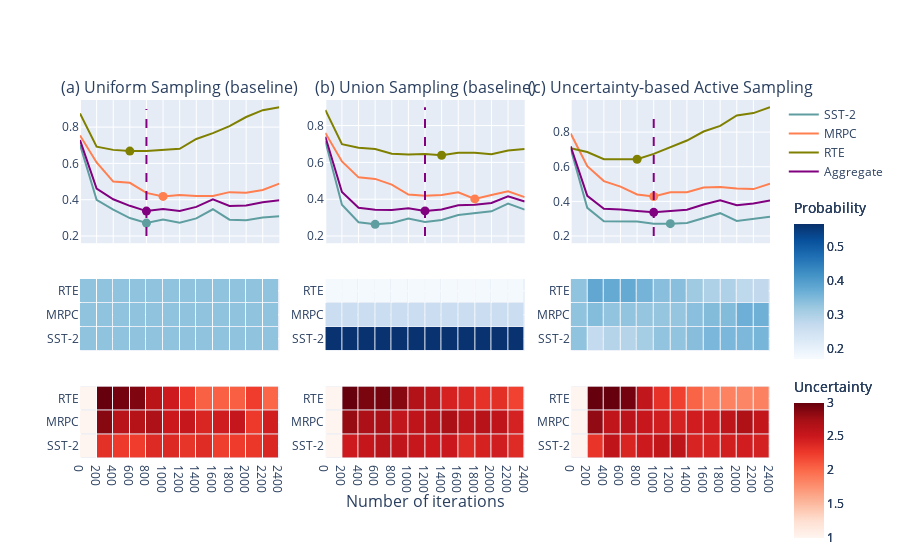

Here is the notebook cell this chart was saved with:
### Code cell
plot_heatmap(['baseline-uniform', 'baseline-data-dist', 'sampling-smoothed-r=0.5'],
             ['(a) Uniform Sampling\n(baseline)', '(b) Union Sampling\n(baseline)', '(c) Uncertainty-based\nActive Sampling'])

### Figure 1 — Plotly figure (JSON) as saved in the notebook; plotly's stock layout.template omitted (floating-point values rounded to 4 significant figures)
{"data": [{"line": {"color": "cadetblue"}, "mode": "lines", "name": "SST-2", "showlegend": true, "type": "scatter", "x": [0, 200, 400, 600, 800, 1000, 1200, 1400, 1600, 1800, 2000, 2200, 2400], "xaxis": "x", "y": [0.7031, 0.3997, 0.3451, 0.2991, 0.2714, 0.2908, 0.2734, 0.2971, 0.3475, 0.29, 0.2866, 0.3018, 0.3083], "yaxis": "y"}, {"line": {"color": "coral"}, "mode": "lines", "name": "MRPC", "showlegend": true, "type": "scatter", "x": [0, 200, 400, 600, 800, 1000, 1200, 1400, 1600, 1800, 2000, 2200, 2400], "xaxis": "x", "y": [0.7541, 0.6051, 0.4999, 0.4929, 0.4377, 0.4181, 0.426, 0.4201, 0.4202, 0.4417, 0.439, 0.4537, 0.489], "yaxis": "y"}, {"line": {"color": "olive"}, "mode": "lines", "name": "RTE", "showlegend": true, "type": "scatter", "x": [0, 200, 400, 600, 800, 1000, 1200, 1400, 1600, 1800, 2000, 2200, 2400], "xaxis": "x", "y": [0.8744, 0.692, 0.6745, 0.6676, 0.6683, 0.6721, 0.6802, 0.7344, 0.7671, 0.8049, 0.8554, 0.8933, 0.9097], "yaxis": "y"}, {"line": {"color": "purple"}, "mode": "lines", "name": "Aggregate", "showlegend": true, "type": "scatter", "x": [0, 200, 400, 600, 800, 1000, 1200, 1400, 1600, 1800, 2000, 2200, 2400], "xaxis": "x", "y": [0.7285, 0.461, 0.4025, 0.3665, 0.3375, 0.3494, 0.3384, 0.3608, 0.4017, 0.366, 0.3683, 0.3857, 0.3976], "yaxis": "y"}, {"marker": {"color": ["cadetblue", "coral", "olive", "purple"], "size": 9}, "mode": "markers", "name": "baseline-uniform minimum", "showlegend": false, "type": "scatter", "x": [800, 1000, 600, 800], "xaxis": "x", "y": [0.2714, 0.4181, 0.6676, 0.3375], "yaxis": "y"}, {"line": {"color": "purple", "dash": "dash"}, "mode": "lines", "showlegend": false, "type": "scatter", "x": [800, 800], "xaxis": "x", "y": [0.2, 0.9], "yaxis": "y"}, {"colorbar": {"len": 0.5, "title": {"text": "Probability"}, "yanchor": "middle"}, "colorscale": [[0, "rgb(247,251,255)"], [0.125, "rgb(222,235,247)"], [0.25, "rgb(198,219,239)"], [0.375, "rgb(158,202,225)"], [0.5, "rgb(107,174,214)"], [0.625, "rgb(66,146,198)"], [0.75, "rgb(33,113,181)"], [0.875, "rgb(8,81,156)"], [1, "rgb(8,48,107)"]], "hoverongaps": false, "type": "heatmap", "x": [0, 200, 400, 600, 800, 1000, 1200, 1400, 1600, 1800, 2000, 2200, 2400], "xaxis": "x4", "xgap": 1, "y": ["SST-2", "MRPC", "RTE"], "yaxis": "y4", "ygap": 1, "z": [[0.3333, 0.3333, 0.3333, 0.3333, 0.3333, 0.3333, 0.3333, 0.3333, 0.3333, 0.3333, 0.3333, 0.3333], [0.3333, 0.3333, 0.3333, 0.3333, 0.3333, 0.3333, 0.3333, 0.3333, 0.3333, 0.3333, 0.3333, 0.3333], [0.3333, 0.3333, 0.3333, 0.3333, 0.3333, 0.3333, 0.3333, 0.3333, 0.3333, 0.3333, 0.3333, 0.3333]], "zmax": 0.57, "zmin": 0.17}, {"colorbar": {"len": 0.5, "title": {"text": "Uncertainty"}, "y": 0}, "colorscale": [[0, "rgb(255,245,240)"], [0.125, "rgb(254,224,210)"], [0.25, "rgb(252,187,161)"], [0.375, "rgb(252,146,114)"], [0.5, "rgb(251,106,74)"], [0.625, "rgb(239,59,44)"], [0.75, "rgb(203,24,29)"], [0.875, "rgb(165,15,21)"], [1, "rgb(103,0,13)"]], "hoverongaps": false, "type": "heatmap", "x": [0, 200, 400, 600, 800, 1000, 1200, 1400, 1600, 1800, 2000, 2200, 2400], "xaxis": "x7", "xgap": 1, "y": ["SST-2", "MRPC", "RTE"], "yaxis": "y7", "ygap": 1, "z": [[1, 2.324, 2.258, 2.243, 2.373, 2.377, 2.296, 2.36, 2.233, 2.251, 2.276, 2.394], [1, 2.866, 2.623, 2.645, 2.693, 2.509, 2.534, 2.401, 2.473, 2.544, 2.263, 2.465], [1, 3.056, 2.945, 2.902, 2.614, 2.483, 2.256, 2.049, 2.051, 2.056, 2.246, 2.023]], "zmax": 3, "zmin": 1}, {"line": {"color": "cadetblue"}, "mode": "lines", "name": "SST-2", "showlegend": false, "type": "scatter", "x": [0, 200, 400, 600, 800, 1000, 1200, 1400, 1600, 1800, 2000, 2200, 2400], "xaxis": "x2", "y": [0.7154, 0.3699, 0.2749, 0.2636, 0.2714, 0.2956, 0.2769, 0.2875, 0.3142, 0.3238, 0.3341, 0.3763, 0.3438], "yaxis": "y2"}, {"line": {"color": "coral"}, "mode": "lines", "name": "MRPC", "showlegend": false, "type": "scatter", "x": [0, 200, 400, 600, 800, 1000, 1200, 1400, 1600, 1800, 2000, 2200, 2400], "xaxis": "x2", "y": [0.7602, 0.605, 0.5186, 0.5105, 0.4793, 0.425, 0.4185, 0.4229, 0.4374, 0.4018, 0.423, 0.4434, 0.4117], "yaxis": "y2"}, {"line": {"color": "olive"}, "mode": "lines", "name": "RTE", "showlegend": false, "type": "scatter", "x": [0, 200, 400, 600, 800, 1000, 1200, 1400, 1600, 1800, 2000, 2200, 2400], "xaxis": "x2", "y": [0.8847, 0.6988, 0.6797, 0.6727, 0.6476, 0.6432, 0.6455, 0.639, 0.6518, 0.6522, 0.6442, 0.6642, 0.6727], "yaxis": "y2"}, {"line": {"color": "purple"}, "mode": "lines", "name": "Aggregate", "showlegend": false, "type": "scatter", "x": [0, 200, 400, 600, 800, 1000, 1200, 1400, 1600, 1800, 2000, 2200, 2400], "xaxis": "x2", "y": [0.7396, 0.4395, 0.3536, 0.3432, 0.3417, 0.351, 0.3363, 0.3442, 0.3676, 0.3695, 0.3795, 0.4161, 0.3879], "yaxis": "y2"}, {"marker": {"color": ["cadetblue", "coral", "olive", "purple"], "size": 9}, "mode": "markers", "name": "baseline-data-dist minimum", "showlegend": false, "type": "scatter", "x": [600, 1800, 1400, 1200], "xaxis": "x2", "y": [0.2636, 0.4018, 0.639, 0.3363], "yaxis": "y2"}, {"line": {"color": "purple", "dash": "dash"}, "mode": "lines", "showlegend": false, "type": "scatter", "x": [1200, 1200], "xaxis": "x2", "y": [0.2, 0.9], "yaxis": "y2"}, {"colorbar": {"len": 0.5, "title": {"text": "Probability"}, "yanchor": "middle"}, "colorscale": [[0, "rgb(247,251,255)"], [0.125, "rgb(222,235,247)"], [0.25, "rgb(198,219,239)"], [0.375, "rgb(158,202,225)"], [0.5, "rgb(107,174,214)"], [0.625, "rgb(66,146,198)"], [0.75, "rgb(33,113,181)"], [0.875, "rgb(8,81,156)"], [1, "rgb(8,48,107)"]], "hoverongaps": false, "type": "heatmap", "x": [0, 200, 400, 600, 800, 1000, 1200, 1400, 1600, 1800, 2000, 2200, 2400], "xaxis": "x5", "xgap": 1, "y": ["SST-2", "MRPC", "RTE"], "yaxis": "y5", "ygap": 1, "z": [[0.5651, 0.5651, 0.5651, 0.5651, 0.5651, 0.5651, 0.5651, 0.5651, 0.5651, 0.5651, 0.5651, 0.5651], [0.2591, 0.2591, 0.2591, 0.2591, 0.2591, 0.2591, 0.2591, 0.2591, 0.2591, 0.2591, 0.2591, 0.2591], [0.1759, 0.1759, 0.1759, 0.1759, 0.1759, 0.1759, 0.1759, 0.1759, 0.1759, 0.1759, 0.1759, 0.1759]], "zmax": 0.57, "zmin": 0.17}, {"colorbar": {"len": 0.5, "title": {"text": "Uncertainty"}, "y": 0}, "colorscale": [[0, "rgb(255,245,240)"], [0.125, "rgb(254,224,210)"], [0.25, "rgb(252,187,161)"], [0.375, "rgb(252,146,114)"], [0.5, "rgb(251,106,74)"], [0.625, "rgb(239,59,44)"], [0.75, "rgb(203,24,29)"], [0.875, "rgb(165,15,21)"], [1, "rgb(103,0,13)"]], "hoverongaps": false, "type": "heatmap", "x": [0, 200, 400, 600, 800, 1000, 1200, 1400, 1600, 1800, 2000, 2200, 2400], "xaxis": "x8", "xgap": 1, "y": ["SST-2", "MRPC", "RTE"], "yaxis": "y8", "ygap": 1, "z": [[1, 2.486, 2.548, 2.618, 2.577, 2.533, 2.499, 2.514, 2.368, 2.429, 2.464, 2.363], [1, 2.808, 2.695, 2.712, 2.565, 2.581, 2.626, 2.709, 2.59, 2.633, 2.58, 2.438], [1, 3.051, 2.922, 2.94, 2.866, 2.668, 2.595, 2.431, 2.391, 2.32, 2.33, 2.211]], "zmax": 3, "zmin": 1}, {"line": {"color": "cadetblue"}, "mode": "lines", "name": "SST-2", "showlegend": false, "type": "scatter", "x": [0, 200, 400, 600, 800, 1000, 1200, 1400, 1600, 1800, 2000, 2200, 2400], "xaxis": "x3", "y": [0.7043, 0.3626, 0.2849, 0.2856, 0.2832, 0.2715, 0.2713, 0.2755, 0.3037, 0.3319, 0.2872, 0.298, 0.3112], "yaxis": "y3"}, {"line": {"color": "coral"}, "mode": "lines", "name": "MRPC", "showlegend": false, "type": "scatter", "x": [0, 200, 400, 600, 800, 1000, 1200, 1400, 1600, 1800, 2000, 2200, 2400], "xaxis": "x3", "y": [0.7915, 0.6034, 0.5171, 0.4854, 0.4399, 0.4284, 0.4527, 0.453, 0.4806, 0.4835, 0.4742, 0.471, 0.5015], "yaxis": "y3"}, {"line": {"color": "olive"}, "mode": "lines", "name": "RTE", "showlegend": false, "type": "scatter", "x": [0, 200, 400, 600, 800, 1000, 1200, 1400, 1600, 1800, 2000, 2200, 2400], "xaxis": "x3", "y": [0.7069, 0.6852, 0.6437, 0.6444, 0.6431, 0.6745, 0.7127, 0.7513, 0.8033, 0.8359, 0.8961, 0.9097, 0.9439], "yaxis": "y3"}, {"line": {"color": "purple"}, "mode": "lines", "name": "Aggregate", "showlegend": false, "type": "scatter", "x": [0, 200, 400, 600, 800, 1000, 1200, 1400, 1600, 1800, 2000, 2200, 2400], "xaxis": "x3", "y": [0.7178, 0.4324, 0.3571, 0.3529, 0.344, 0.3368, 0.3442, 0.3514, 0.382, 0.4068, 0.3783, 0.3872, 0.4052], "yaxis": "y3"}, {"marker": {"color": ["cadetblue", "coral", "olive", "purple"], "size": 9}, "mode": "markers", "name": "sampling-smoothed-r=0.5 minimum", "showlegend": false, "type": "scatter", "x": [1200, 1000, 800, 1000], "xaxis": "x3", "y": [0.2713, 0.4284, 0.6431, 0.3368], "yaxis": "y3"}, {"line": {"color": "purple", "dash": "dash"}, "mode": "lines", "showlegend": false, "type": "scatter", "x": [1000, 1000], "xaxis": "x3", "y": [0.2, 0.9], "yaxis": "y3"}, {"colorbar": {"len": 0.5, "title": {"text": "Probability"}, "yanchor": "middle"}, "colorscale": [[0, "rgb(247,251,255)"], [0.125, "rgb(222,235,247)"], [0.25, "rgb(198,219,239)"], [0.375, "rgb(158,202,225)"], [0.5, "rgb(107,174,214)"], [0.625, "rgb(66,146,198)"], [0.75, "rgb(33,113,181)"], [0.875, "rgb(8,81,156)"], [1, "rgb(8,48,107)"]], "hoverongaps": false, "type": "heatmap", "x": [0, 200, 400, 600, 800, 1000, 1200, 1400, 1600, 1800, 2000, 2200, 2400], "xaxis": "x6", "xgap": 1, "y": ["SST-2", "MRPC", "RTE"], "yaxis": "y6", "ygap": 1, "z": [[0.3333, 0.273, 0.2912, 0.2912, 0.311, 0.3311, 0.3311, 0.3411, 0.354, 0.354, 0.3528, 0.3581], [0.3333, 0.345, 0.3308, 0.3308, 0.3289, 0.3288, 0.3288, 0.3398, 0.3469, 0.3469, 0.3674, 0.3665], [0.3333, 0.382, 0.378, 0.378, 0.3601, 0.3401, 0.3401, 0.3191, 0.299, 0.299, 0.2798, 0.2754]], "zmax": 0.57, "zmin": 0.17}, {"colorbar": {"len": 0.5, "title": {"text": "Uncertainty"}, "y": 0}, "colorscale": [[0, "rgb(255,245,240)"], [0.125, "rgb(254,224,210)"], [0.25, "rgb(252,187,161)"], [0.375, "rgb(252,146,114)"], [0.5, "rgb(251,106,74)"], [0.625, "rgb(239,59,44)"], [0.75, "rgb(203,24,29)"], [0.875, "rgb(165,15,21)"], [1, "rgb(103,0,13)"]], "hoverongaps": false, "type": "heatmap", "x": [0, 200, 400, 600, 800, 1000, 1200, 1400, 1600, 1800, 2000, 2200, 2400], "xaxis": "x9", "xgap": 1, "y": ["SST-2", "MRPC", "RTE"], "yaxis": "y9", "ygap": 1, "z": [[1, 2.299, 2.578, 2.41, 2.494, 2.562, 2.583, 2.416, 2.417, 2.46, 2.461, 2.445], [1, 2.828, 2.577, 2.608, 2.518, 2.465, 2.437, 2.468, 2.467, 2.586, 2.681, 2.552], [1, 3.107, 3.023, 2.947, 2.566, 2.319, 2.22, 2.031, 1.881, 1.849, 1.828, 1.855]], "zmax": 3, "zmin": 1}], "layout": {"annotations": [{"font": {"size": 16}, "showarrow": false, "text": "(a) Uniform Sampling\n(baseline)", "x": 0.1444, "xanchor": "center", "xref": "paper", "y": 1, "yanchor": "bottom", "yref": "paper"}, {"font": {"size": 16}, "showarrow": false, "text": "(b) Union Sampling\n(baseline)", "x": 0.5, "xanchor": "center", "xref": "paper", "y": 1, "yanchor": "bottom", "yref": "paper"}, {"font": {"size": 16}, "showarrow": false, "text": "(c) Uncertainty-based\nActive Sampling", "x": 0.8556, "xanchor": "center", "xref": "paper", "y": 1, "yanchor": "bottom", "yref": "paper"}, {"font": {"size": 16}, "showarrow": false, "text": "Number of iterations", "x": 0.5, "xanchor": "center", "xref": "paper", "y": 0, "yanchor": "top", "yref": "paper", "yshift": -30}], "xaxis": {"anchor": "y", "domain": [0, 0.2889], "matches": "x7", "nticks": 20, "showticklabels": false}, "xaxis2": {"anchor": "y2", "domain": [0.3556, 0.6444], "matches": "x8", "nticks": 20, "showticklabels": false}, "xaxis3": {"anchor": "y3", "domain": [0.7111, 1], "matches": "x9", "nticks": 20, "showticklabels": false}, "xaxis4": {"anchor": "y4", "domain": [0, 0.2889], "matches": "x7", "nticks": 20, "showticklabels": false}, "xaxis5": {"anchor": "y5", "domain": [0.3556, 0.6444], "matches": "x8", "nticks": 20, "showticklabels": false}, "xaxis6": {"anchor": "y6", "domain": [0.7111, 1], "matches": "x9", "nticks": 20, "showticklabels": false}, "xaxis7": {"anchor": "y7", "domain": [0, 0.2889], "nticks": 20}, "xaxis8": {"anchor": "y8", "domain": [0.3556, 0.6444], "nticks": 20}, "xaxis9": {"anchor": "y9", "domain": [0.7111, 1], "nticks": 20}, "yaxis": {"anchor": "x", "domain": [0.6, 1]}, "yaxis2": {"anchor": "x2", "domain": [0.6, 1]}, "yaxis3": {"anchor": "x3", "domain": [0.6, 1]}, "yaxis4": {"anchor": "x4", "domain": [0.3, 0.5]}, "yaxis5": {"anchor": "x5", "domain": [0.3, 0.5]}, "yaxis6": {"anchor": "x6", "domain": [0.3, 0.5]}, "yaxis7": {"anchor": "x7", "domain": [0, 0.2]}, "yaxis8": {"anchor": "x8", "domain": [0, 0.2]}, "yaxis9": {"anchor": "x9", "domain": [0, 0.2]}}}
